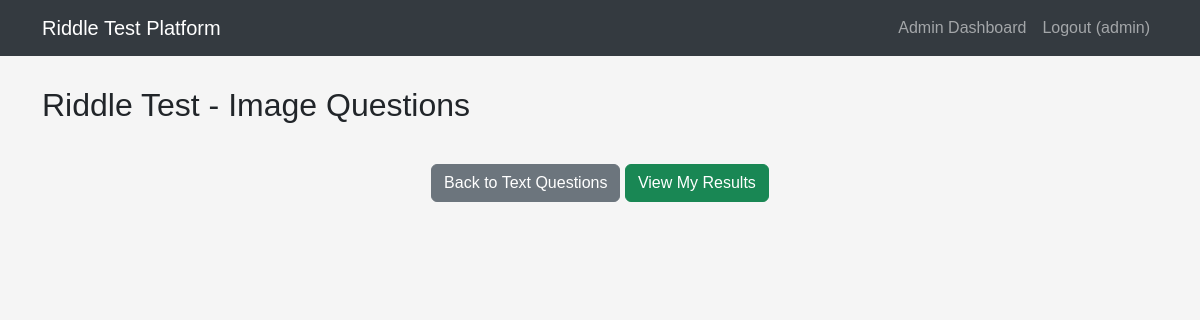
The app's page /test_with_images (signed in), older data.
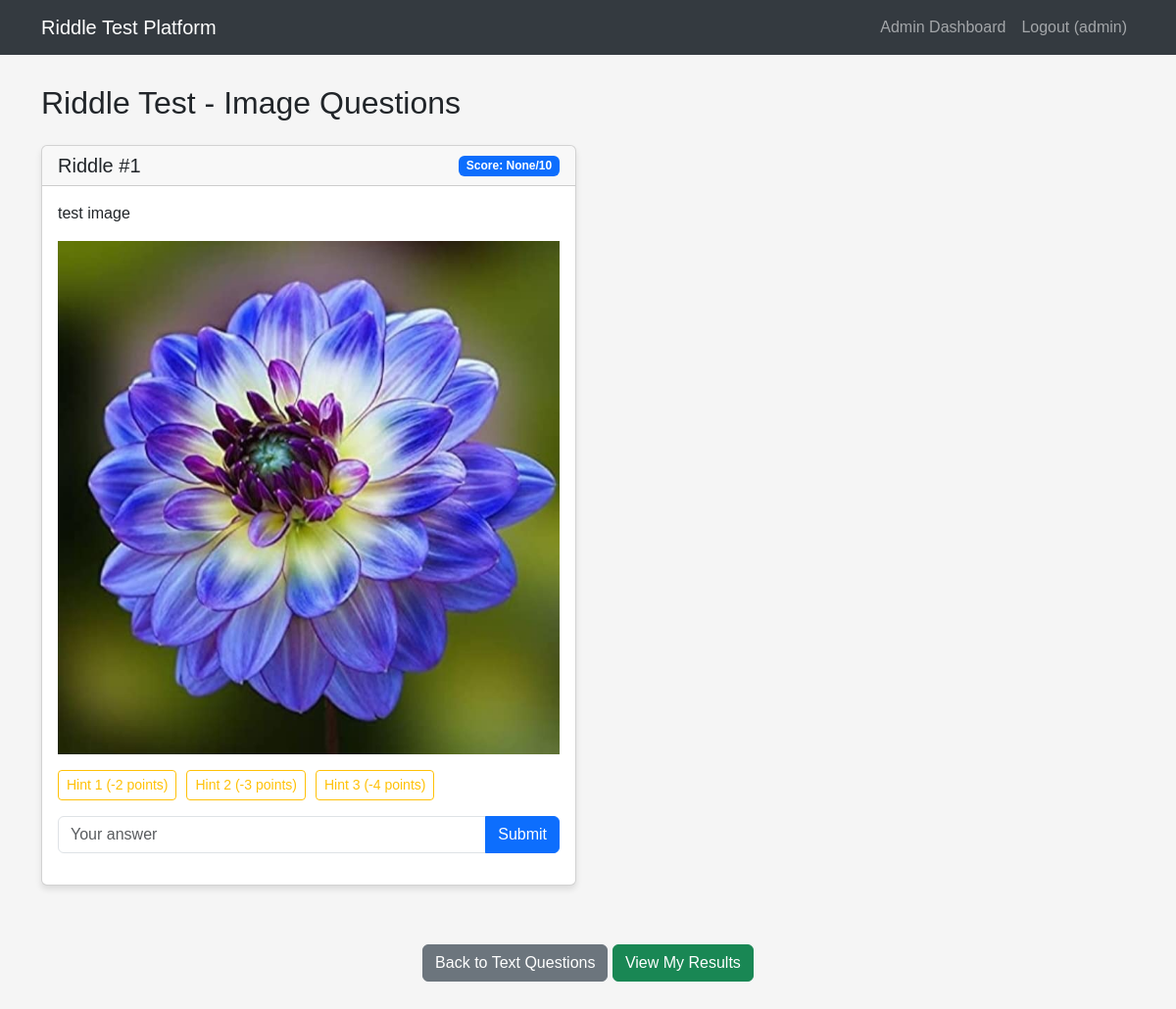
The same page, newer data.
### tables this page shows
CREATE TABLE riddles (
            id INTEGER PRIMARY KEY AUTOINCREMENT,
            question TEXT NOT NULL,
            answer TEXT NOT NULL,
            hint1 TEXT NOT NULL,
            hint2 TEXT NOT NULL,
            hint3 TEXT NOT NULL
        , image TEXT);

### app.py (the view)
@app.route('/test_with_images')
def test_with_images():
    if 'user_id' not in session:
        flash('Please log in to take the test.')
        return redirect(url_for('login'))
    conn = sqlite3.connect('riddle_test.db')
    c = conn.cursor()
    c.execute('''
        SELECT COUNT(*)
        FROM user_progress
        WHERE user_id = ? AND answer_attempt = "FLAGGED-TAB-SWITCHING"
    ''', (session['user_id'],))
    flag_count = c.fetchone()[0]
    if flag_count > 0:
        conn.close()
        flash('You have been flagged for tab switching. Test access is restricted.')
        return redirect(url_for('results'))
    c.execute('''
        SELECT r.id, r.question, r.image, up.score, up.completed, up.hint1_used, up.hint2_used, up.hint3_used
        FROM riddles r
        LEFT JOIN user_progress up ON r.id = up.riddle_id AND up.user_id = ?
        WHERE r.image IS NOT NULL AND r.image != ""
        ORDER BY r.id
    ''', (session['user_id'],))
    riddle_data = c.fetchall()
    conn.close()
    riddles_with_images = []
    for riddle in riddle_data:
        riddles_with_images.append({
            'id': riddle[0],
            'question': riddle[1],
            'image': riddle[2],
            'score': riddle[3],
            'completed': riddle[4],
            'hint1_used': riddle[5],
            'hint2_used': riddle[6],
            'hint3_used': riddle[7],
        })
    return render_template('test_images.html', riddles_with_images=riddles_with_images)

### templates/test_images.html (shortened to what this page needs)
{% extends 'base.html' %} {% block content %}
<h2 class="mb-4">Riddle Test - Image Questions</h2>
<div class="row riddle-container">
  {% for riddle in riddles_with_images %}
  <div class="col-md-6 mb-4">
    <div class="card riddle-card" id="riddle-{{ riddle.id }}">
      <div
        class="card-header d-flex justify-content-between align-items-center"
      >
        <h5 class="mb-0">Riddle #{{ loop.index }}</h5>
        <span
          class="badge {% if riddle.completed %}bg-success{% else %}bg-primary{% endif %}"
        >
          {% if riddle.completed %}Completed{% else %}Score:
          <span class="riddle-score">{{ riddle.score }}</span>/10{% endif %}
        </span>
      </div>
      <div class="card-body">
        <p class="riddle-question">
          {{ riddle.question }} {% if riddle.image %}
          <img
            src="{{ url_for('static', filename='uploads/' + riddle.image) }}"
            class="riddle-image img-fluid mt-3"
            alt="Riddle Image"
          />
          {% endif %}
        </p>
        <div
          class="hints-container mb-3"
        >
          <div class="d-flex mb-2">
            <button
              class="btn btn-outline-warning btn-sm hint-btn"
              data-riddle-id="{{ riddle.id }}"
              data-hint-num="1"
            >
              Hint 1 (-2 points)
            </button>
            <button
              class="btn btn-outline-warning btn-sm hint-btn"
              data-riddle-id="{{ riddle.id }}"
              data-hint-num="2"
            >
              Hint 2 (-3 points)
            </button>
            <button
              class="btn btn-outline-warning btn-sm hint-btn"
              data-riddle-id="{{ riddle.id }}"
              data-hint-num="3"
            >
              Hint 3 (-4 points)
            </button>
          </div>
        </div>
        <div
          class="answer-container"
        >
          <div class="input-group mb-3">
            <input
              type="text"
              class="form-control answer-input"
              placeholder="Your answer"
            />
            <button
              class="btn btn-primary submit-btn"
              data-riddle-id="{{ riddle.id }}"
            >
              Submit
            </button>
          </div>
        </div>
      </div>
    </div>
  </div>
  {% endfor %}
</div>
<div class="row">
  <div class="col-12 text-center mt-3">
    <a
      href="{{ url_for('test_without_images') }}"
      class="btn btn-secondary mr-2"
      >Back to Text Questions</a
    >
    <a href="{{ url_for('results') }}" class="btn btn-success"
      >View My Results</a
    >
  </div>
</div>
{% endblock %}

Row changes from the older to the newer data that the page shows:
added riddles: score "None", question "test image", image (picture)
